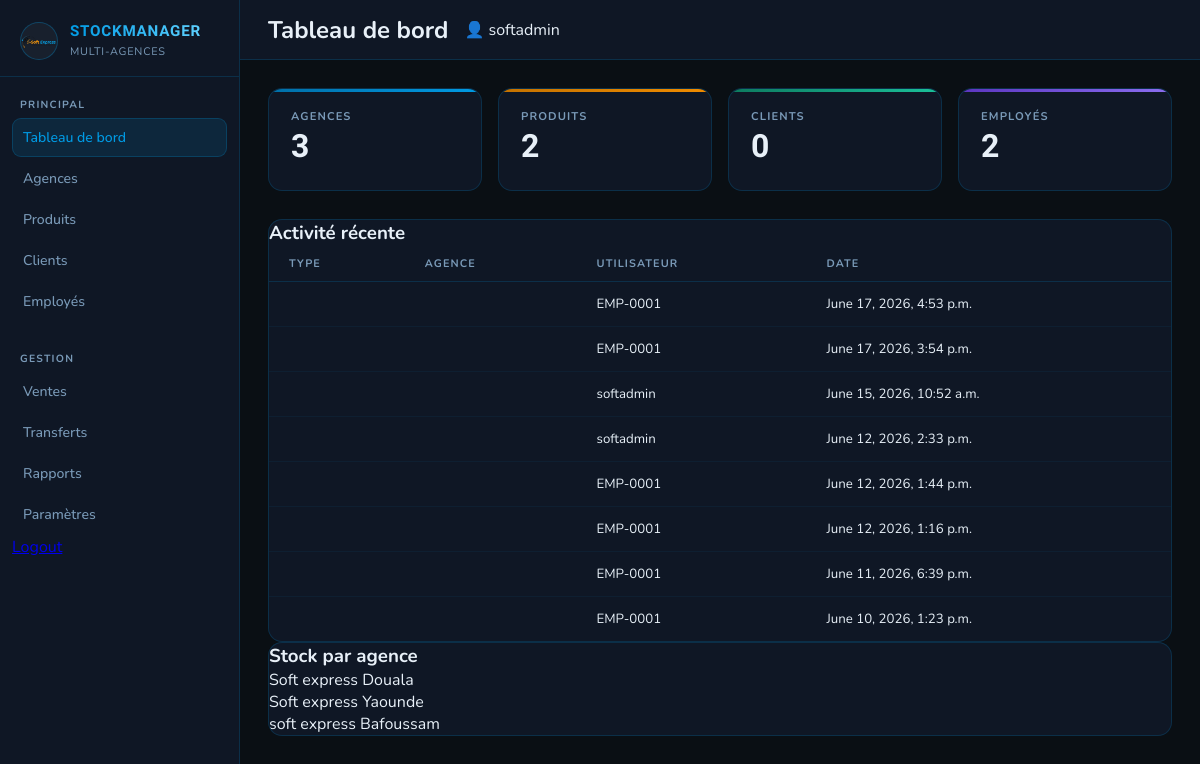
The page /dashboard/ (signed in) on the database its author committed.
### logs/models.py (models this page shows, shortened)
class ActivityLog(models.Model):
    ACTIONS = (
        ('LOGIN', 'Login'),
        ('SALE', 'Sale'),
        ('PRODUCT', 'Product Added'),
        ('TRANSFER', 'Stock Transfer'),
        ('CUSTOMER', 'Customer Added'),
    )
    user = models.ForeignKey(
        User,
        on_delete=models.CASCADE
    )
    action = models.CharField(
        max_length=20,
        choices=ACTIONS
    )
    description = models.CharField(
        max_length=255
    )
    created_at = models.DateTimeField(
        auto_now_add=True
    )

### agencies/models.py (models this page shows, shortened)
class Agency(models.Model):
    name = models.CharField(max_length=100)
    city = models.CharField(max_length=100)
    address = models.TextField()
    phone = models.CharField(max_length=20)
    created_at = models.DateTimeField(auto_now_add=True)

### dashboard/views.py (the view)
# urls.py: path('dashboard/', include('dashboard.urls')),
@login_required
def dashboard(request):
    context = {
        "total_agencies": Agency.objects.count(),
        "total_products": Product.objects.count(),
        "total_customers": Customer.objects.count(),
        "total_employees": Employee.objects.count(),
        "recent_activities": ActivityLog.objects.select_related("user").order_by("-created_at")[:10],
        "stock_by_agency": Agency.objects.all()
    }
    return render(request, "dashboard/dashboard.html", context)

### template/dashboard/dashboard.html (shortened to what this page needs)
{% load static %}
<!DOCTYPE html>
<html lang="fr" data-theme="dark">
<head>
  <link rel="stylesheet" href="{% static 'style.css' %}"/>
  <link rel="stylesheet" href="{% static 'dashboard.css' %}"/>
</head>
<body>
<div class="layout">
  <aside class="sidebar">
    <div class="sidebar-logo">
      <img src="{% static 'logo.png' %}" alt="Logo"/>
      <div class="sidebar-logo-text">
        <strong>StockManager</strong>
        <span>Multi-Agences</span>
      </div>
    </div>
    <div class="nav-section">
      <div class="nav-section-label">Principal</div>
      <a href="{% url 'dashboard' %}" class="nav-item active">
        <span>Tableau de bord</span>
      </a>
      <a href="{% url 'agency_list' %}" class="nav-item">Agences</a>
      <a href="#" class="nav-item">Produits</a>
      <a href="#" class="nav-item">Clients</a>
      <a href="{% url 'employee_list' %}" class="nav-item">Employés</a>
    </div>
    <div class="nav-section">
      <div class="nav-section-label">Gestion</div>
      <a href="#" class="nav-item">Ventes</a>
      <a href="#" class="nav-item">Transferts</a>
      <a href="#" class="nav-item">Rapports</a>
      <a href="#" class="nav-item">Paramètres</a>
      <a href="{% url 'Logout' %}" class="btn-danger">Logout</a>
    </div>
  </aside>
  <div class="main">
    <header class="topbar">
      <h2>Tableau de bord</h2>
      <div>
        👤 {{ request.user.username }}
      </div>
    </header>
    <main class="content">
      <div class="stats-grid">
        <div class="stat-card blue">
          <div class="stat-label">Agences</div>
          <div class="stat-value">{{ total_agencies|default:"0" }}</div>
        </div>
        <div class="stat-card orange">
          <div class="stat-label">Produits</div>
          <div class="stat-value">{{ total_products|default:"0" }}</div>
        </div>
        <div class="stat-card teal">
          <div class="stat-label">Clients</div>
          <div class="stat-value">{{ total_customers|default:"0" }}</div>
        </div>
        <div class="stat-card purple">
          <div class="stat-label">Employés</div>
          <div class="stat-value">{{ total_employees|default:"0" }}</div>
        </div>
      </div>
      <div class="panel-card">
        <h3>Activité récente</h3>
        <table class="activity-table">
          <thead>
            <tr>
              <th>Type</th>
              <th>Agence</th>
              <th>Utilisateur</th>
              <th>Date</th>
            </tr>
          </thead>
          <tbody>
            {% for activity in recent_activities %}
            <tr>
              <td>{{ activity.type }}</td>
              <td>{{ activity.agency.name }}</td>
              <td>{{ activity.user.username }}</td>
              <td>{{ activity.created_at }}</td>
            </tr>
            {% empty %}
            <tr>
              <td colspan="4">Aucune activité récente</td>
            </tr>
            {% endfor %}
          </tbody>
        </table>
      </div>
      <div class="panel-card">
        <h3>Stock par agence</h3>
        <div class="stock-list">
          {% for agency in stock_by_agency %}
          <div class="stock-item">
            <span>{{ agency.name }}</span>
          </div>
          {% empty %}
          <p>Aucune donnée disponible</p>
          {% endfor %}
        </div>
      </div>
    </main>
  </div>
</div>
</body>
</html>

### static/style.css (style rules this page uses)
:root { --blue: #009be5; --blue-dark: #006fa8; --blue-glow: rgba(0,155,229,0.25); --orange: #f08c00; --orange-dark: #c47200; --orange-glow: rgba(240,140,0,0.22); --error: #ff4d6a; --transition: all .3s cubic-bezier(.4,0,.2,1); }
[data-theme="dark"] { --bg-base: #0a0f14; --bg-grad1: rgba(0,112,180,0.22); --bg-grad2: rgba(240,140,0,0.13); --bg-grad3: #060b10; --bg-grad4: #0a1520; --bg-grad5: #0d1a2a; --grid-color: rgba(0,155,229,0.04); --orb1: rgba(0,155,229,0.12); --orb2: rgba(240,140,0,0.10); --orb3: rgba(0,155,229,0.07); --panel: rgba(16,26,40,0.88); --panel-solid:#111820; --border: rgba(0,155,229,0.18); --text: #e8f0f8; --text-strong:#ffffff; --muted: #7a9ab8; --input-bg: rgba(255,255,255,0.04); --input-focus:rgba(0,155,229,0.06); --card-shadow:0 0 0 1px rgba(255,255,255,0.03), 0 24px 64px rgba(0,0,0,0.6), 0 0 80px var(--blue-glow); --select-opt: #111820; }
*, *::before, *::after { box-sizing: border-box; margin: 0; padding: 0; }
body { min-height: 100vh; background: var(--bg-base); font-family: 'Nunito', sans-serif; color: var(--text); display: flex; align-items: center; justify-content: center; overflow: hidden; position: relative; transition: background .4s, color .4s; }

### rows shown on the page
ActivityLog: user.username "EMP-0001", created_at "June 17, 2026, 4:53 p.m."
ActivityLog: user.username "EMP-0001", created_at "June 17, 2026, 3:54 p.m."
ActivityLog: user.username "softadmin", created_at "June 15, 2026, 10:52 a.m."
ActivityLog: user.username "softadmin", created_at "June 12, 2026, 2:33 p.m."
ActivityLog: user.username "EMP-0001", created_at "June 12, 2026, 1:44 p.m."
ActivityLog: user.username "EMP-0001", created_at "June 12, 2026, 1:16 p.m."
ActivityLog: user.username "EMP-0001", created_at "June 11, 2026, 6:39 p.m."
ActivityLog: user.username "EMP-0001", created_at "June 10, 2026, 1:23 p.m."
Agency: name "Soft express Douala"
Agency: name "Soft express Yaounde"
Agency: name "soft express Bafoussam"

### other values the page prints
{{ request.user.username }} "softadmin"
{{ total_agencies|default:"0" }} "3"
{{ total_products|default:"0" }} "2"
{{ total_customers|default:"0" }} "0"
{{ total_employees|default:"0" }} "2"
